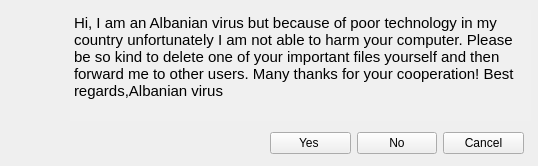
<?xml version="1.0" encoding="UTF-8"?>
<ui version="4.0">
 <class>MainWindow</class>
 <widget class="QMainWindow" name="MainWindow">
  <property name="geometry">
   <rect>
    <x>0</x>
    <y>0</y>
    <width>538</width>
    <height>166</height>
   </rect>
  </property>
  <property name="windowTitle">
   <string>Virus Alert !</string>
  </property>
  <property name="windowIcon">
   <iconset resource="resources.qrc">
    <normaloff>:/main/appico.ico</normaloff>:/main/appico.ico</iconset>
  </property>
  <widget class="QWidget" name="centralwidget">
   <widget class="QTextBrowser" name="textBrowser">
    <property name="geometry">
     <rect>
      <x>70</x>
      <y>10</y>
      <width>461</width>
      <height>111</height>
     </rect>
    </property>
    <property name="autoFillBackground">
     <bool>true</bool>
    </property>
    <property name="styleSheet">
     <string notr="true">border: 0;
background: rgb(240, 240, 240);</string>
    </property>
    <property name="html">
     <string>&lt;!DOCTYPE HTML PUBLIC &quot;-//W3C//DTD HTML 4.0//EN&quot; &quot;http://www.w3.org/TR/REC-html40/strict.dtd&quot;&gt;
&lt;html&gt;&lt;head&gt;&lt;meta name=&quot;qrichtext&quot; content=&quot;1&quot; /&gt;&lt;meta charset=&quot;utf-8&quot; /&gt;&lt;style type=&quot;text/css&quot;&gt;
p, li { white-space: pre-wrap; }
&lt;/style&gt;&lt;/head&gt;&lt;body style=&quot; font-family:'Segoe UI'; font-size:9pt; font-weight:400; font-style:normal;&quot;&gt;
&lt;p style=&quot; margin-top:12px; margin-bottom:12px; margin-left:0px; margin-right:0px; -qt-block-indent:0; text-indent:0px;&quot;&gt;&lt;span style=&quot; font-size:11pt;&quot;&gt;Hi, I am an Albanian virus but because of poor technology in my country unfortunately I am not able to harm your computer. Please be so kind to delete one of your important files yourself and then forward me to other users. Many thanks for your cooperation! Best regards,Albanian virus&lt;/span&gt;&lt;/p&gt;&lt;/body&gt;&lt;/html&gt;</string>
    </property>
   </widget>
   <widget class="QLabel" name="label_2">
    <property name="geometry">
     <rect>
      <x>10</x>
      <y>10</y>
      <width>51</width>
      <height>50</height>
     </rect>
    </property>
    <property name="text">
     <string/>
    </property>
    <property name="pixmap">
     <pixmap resource="resources.qrc">:/main/winXreal.png</pixmap>
    </property>
   </widget>
   <widget class="QWidget" name="">
    <property name="geometry">
     <rect>
      <x>270</x>
      <y>130</y>
      <width>254</width>
      <height>26</height>
     </rect>
    </property>
    <layout class="QHBoxLayout" name="horizontalLayout">
     <item>
      <widget class="QPushButton" name="yesButton">
       <property name="text">
        <string>Yes </string>
       </property>
      </widget>
     </item>
     <item>
      <widget class="QPushButton" name="noButton">
       <property name="text">
        <string>No</string>
       </property>
      </widget>
     </item>
     <item>
      <widget class="QPushButton" name="cancelButton">
       <property name="text">
        <string>Cancel</string>
       </property>
      </widget>
     </item>
    </layout>
   </widget>
  </widget>
 </widget>
 <resources>
  <include location="resources.qrc"/>
 </resources>
 <connections/>
</ui>
